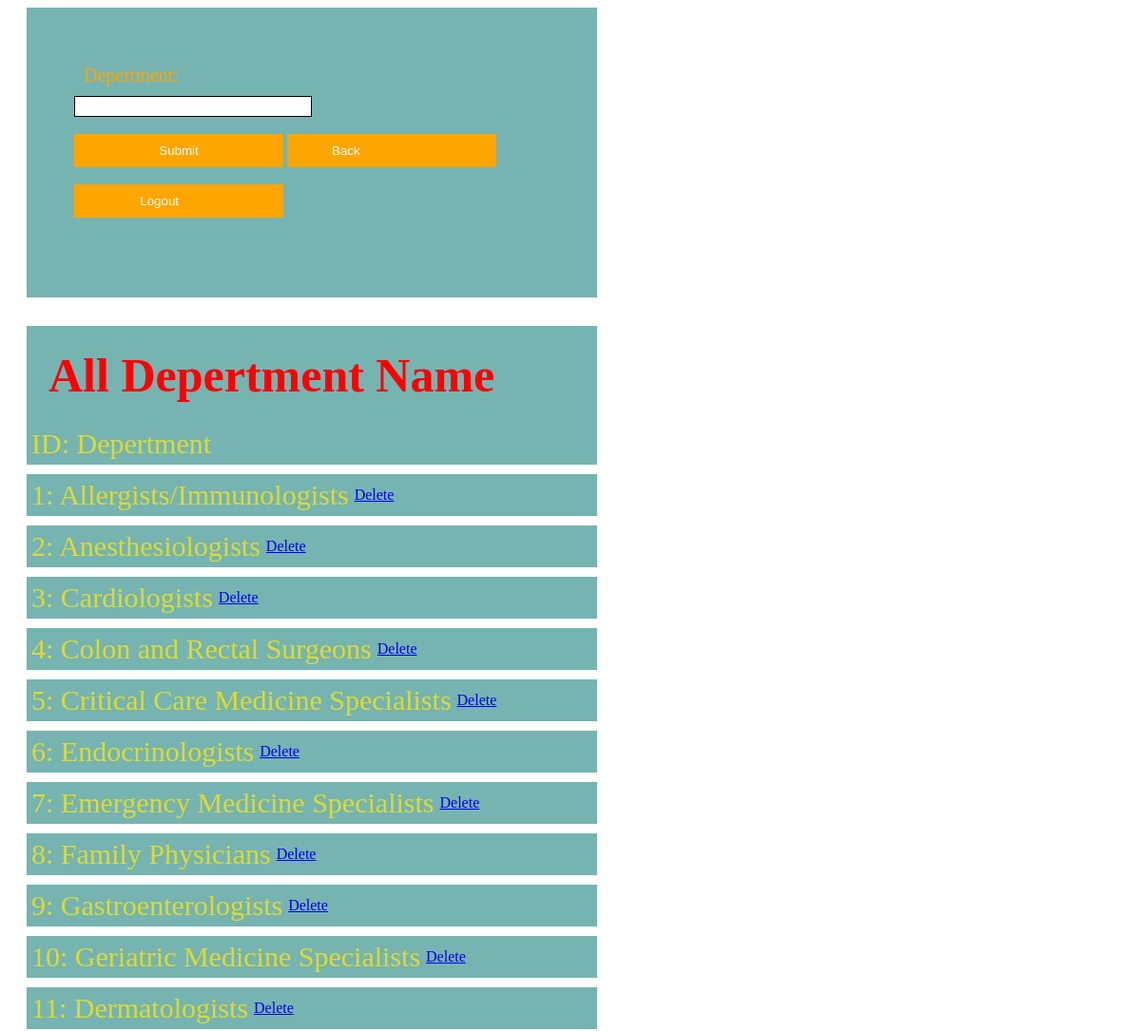
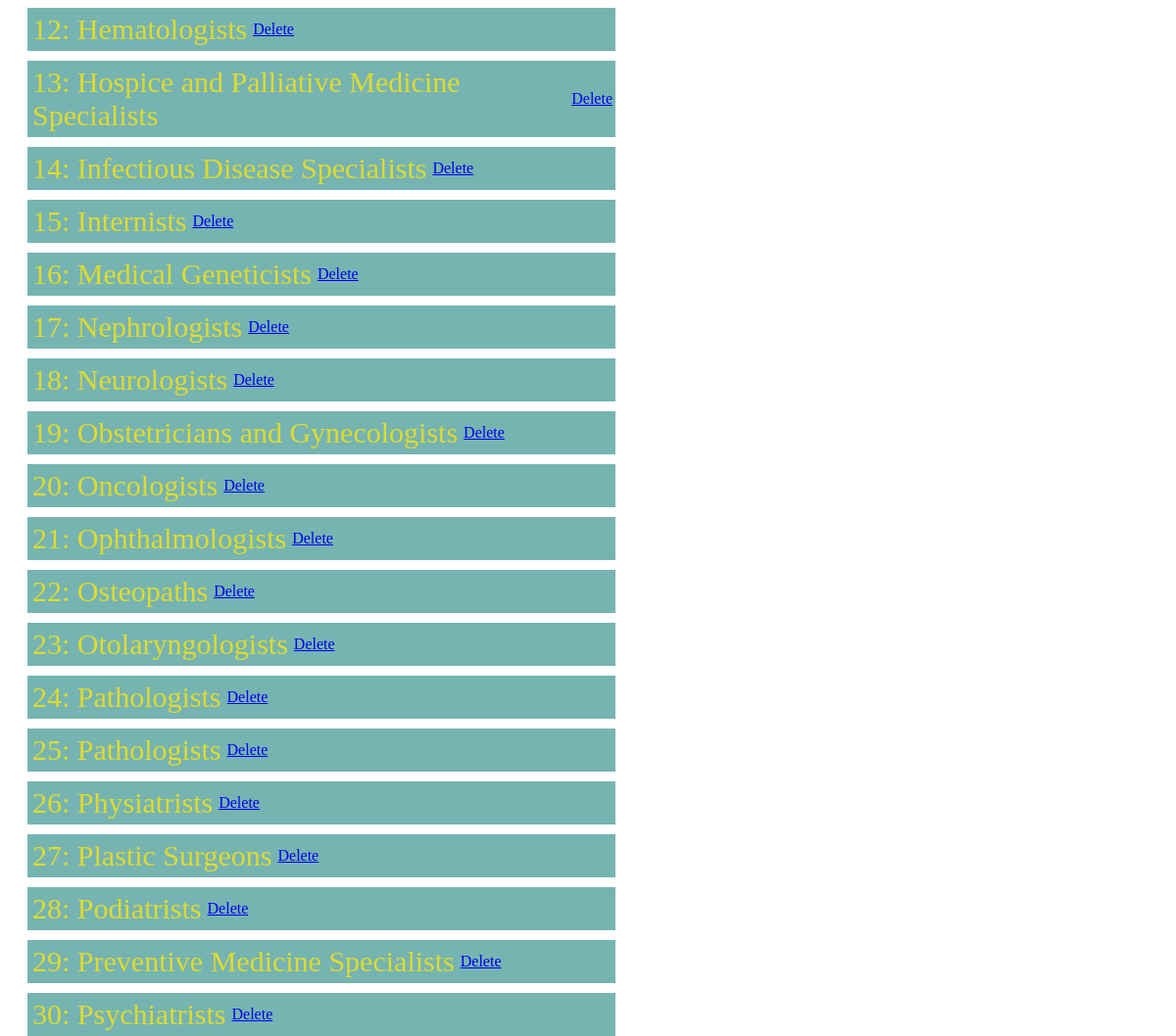
Page /depertment.php (signed in) on the committed database (2 pictures, top to bottom).
### tables this page shows
CREATE TABLE `depertment` (
  `ID` bigint(20) NOT NULL,
  `dept_name` varchar(255) DEFAULT NULL
);

### depertment.php (the view, shortened to what this page needs)
<?php
	include("connection.php");
echo'<div id="box">
		<form method="post">
			<div style="font-size: 20px;margin: 10px;color: orange;">Depertment: </div><input id="text" type="text" name="dept_name"><br><br>
			<input id="button" type="submit" value="Submit">
			<a href="admin_profile.php"><input id="button" value="          Back"></a><br><br>
	<a href="logout.php"><input id="button" value="                Logout"></a><br><br>
		</form>
	</div>';
$query = "select * from depertment";
		$result = mysqli_query($con,$query);
		if($result && mysqli_num_rows($result) > 0)
		{
		echo '<div id="bx"><table>
       <tr><th><div style="font-size: 50px;margin: 20px;color: red;">All Depertment Name</div></th></tr>
	   <tr><td><div style="font-size: 30px;margin: 2px;color: #DEDB30;">ID: Depertment</div></td></tr>
    </table>	</div>';
while($row = $result->fetch_assoc()) {
 $p=$row["ID"];
 $q=$row["dept_name"];
echo '<div id="b"><table>
       <tr><td><div style="font-size: 30px;margin: 2px;color: #DEDB30;">'.$p.': '.$q.'</td><td><a href="admin_depertment_delete.php/?id='.$p.'">Delete</a></div></td></tr>
    </table></div>';
}
		}
?>
<!DOCTYPE html>
<html>
<head>
</head>
<body>
</body>
</html>

### depertment.php (style rules this page uses)
html, body { height: 100%; }
body { background-image: url(https://artisana.ro/wp-content/uploads/2018/09/slider2.png); background-repeat: repeat; background-size: 100% 100%; }
#text { height: 10px; border-radius: 0px; padding: 10px; border: solid thin black; width: 50%; }
#button { padding: 10px; width: 220px; color: white; background-color: orange; border: none; }
#box { background-color: #0E7B7790 ; width: 500px; padding: 50px; margin-top:5px; margin-left:20px; }
#b { background-color: #0E7B7790 ; margin: auto; width: 600px; padding: 0px; margin-top:10px; margin-left:20px; }
#bx { background-color: #0E7B7790 ; margin: auto; width: 600px; padding: 0px; margin-top:30px; margin-left:20px; }

### rows in the picture
depertment: ID "1", dept_name "Allergists/Immunologists"
depertment: ID "2", dept_name "Anesthesiologists"
depertment: ID "3", dept_name "Cardiologists"
depertment: ID "4", dept_name "Colon and Rectal Surgeons"
depertment: ID "5", dept_name "Critical Care Medicine Specialists"
depertment: ID "6", dept_name "Endocrinologists"
depertment: ID "7", dept_name "Emergency Medicine Specialists"
depertment: ID "8", dept_name "Family Physicians"
depertment: ID "9", dept_name "Gastroenterologists"
depertment: ID "10", dept_name "Geriatric Medicine Specialists"
depertment: ID "11", dept_name "Dermatologists"
depertment: ID "12", dept_name "Hematologists"
depertment: ID "13", dept_name "Hospice and Palliative Medicine Specialists"
depertment: ID "14", dept_name "Infectious Disease Specialists"
depertment: ID "15", dept_name "Internists"
depertment: ID "16", dept_name "Medical Geneticists"
depertment: ID "17", dept_name "Nephrologists"
depertment: ID "18", dept_name "Neurologists"
depertment: ID "19", dept_name "Obstetricians and Gynecologists"
depertment: ID "20", dept_name "Oncologists"
depertment: ID "21", dept_name "Ophthalmologists"
depertment: ID "22", dept_name "Osteopaths"
depertment: ID "23", dept_name "Otolaryngologists"
depertment: ID "24", dept_name "Pathologists"
depertment: ID "25", dept_name "Pathologists"
depertment: ID "26", dept_name "Physiatrists"
depertment: ID "27", dept_name "Plastic Surgeons"
depertment: ID "28", dept_name "Podiatrists"
depertment: ID "29", dept_name "Preventive Medicine Specialists"
depertment: ID "30", dept_name "Psychiatrists"
